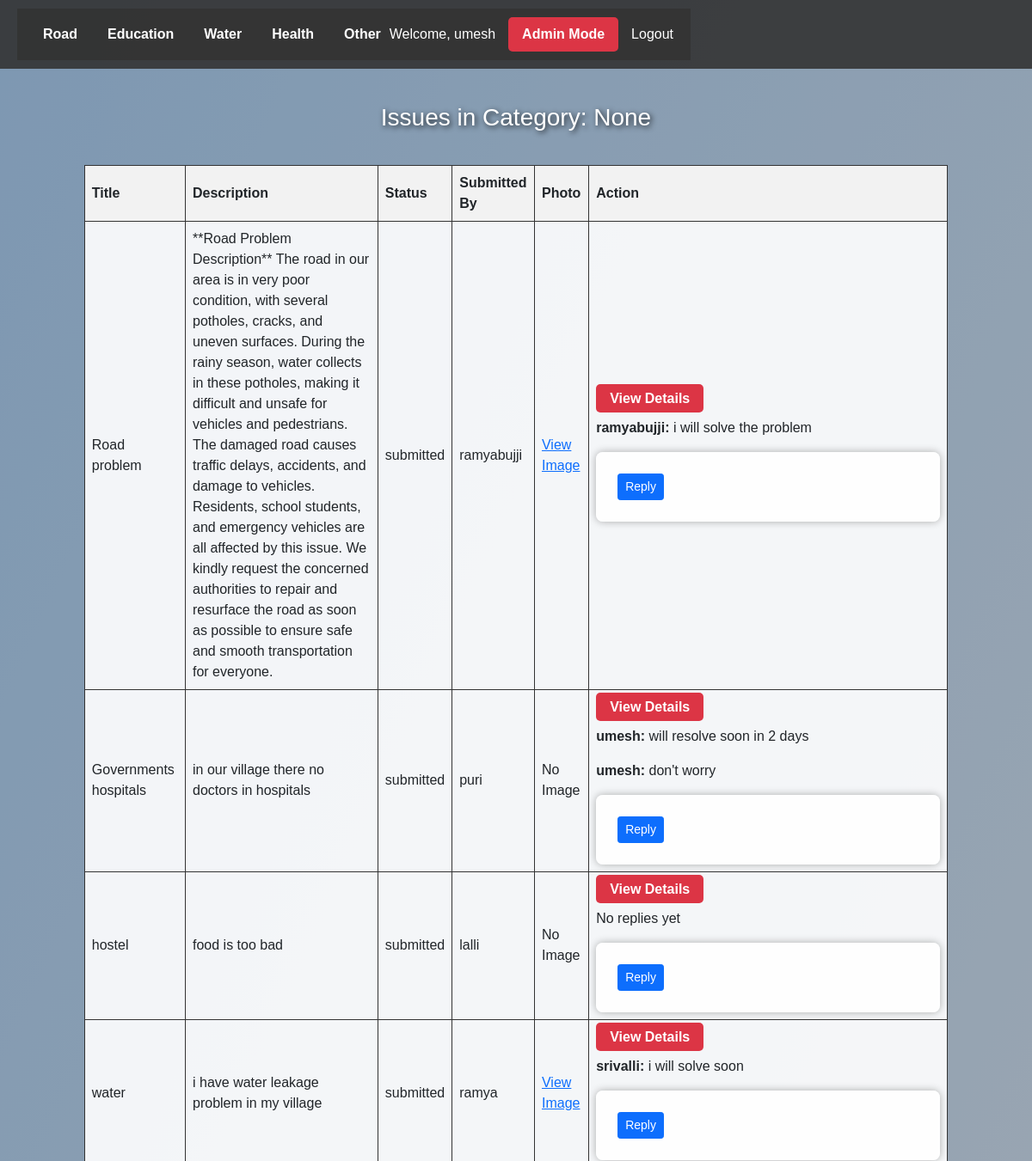
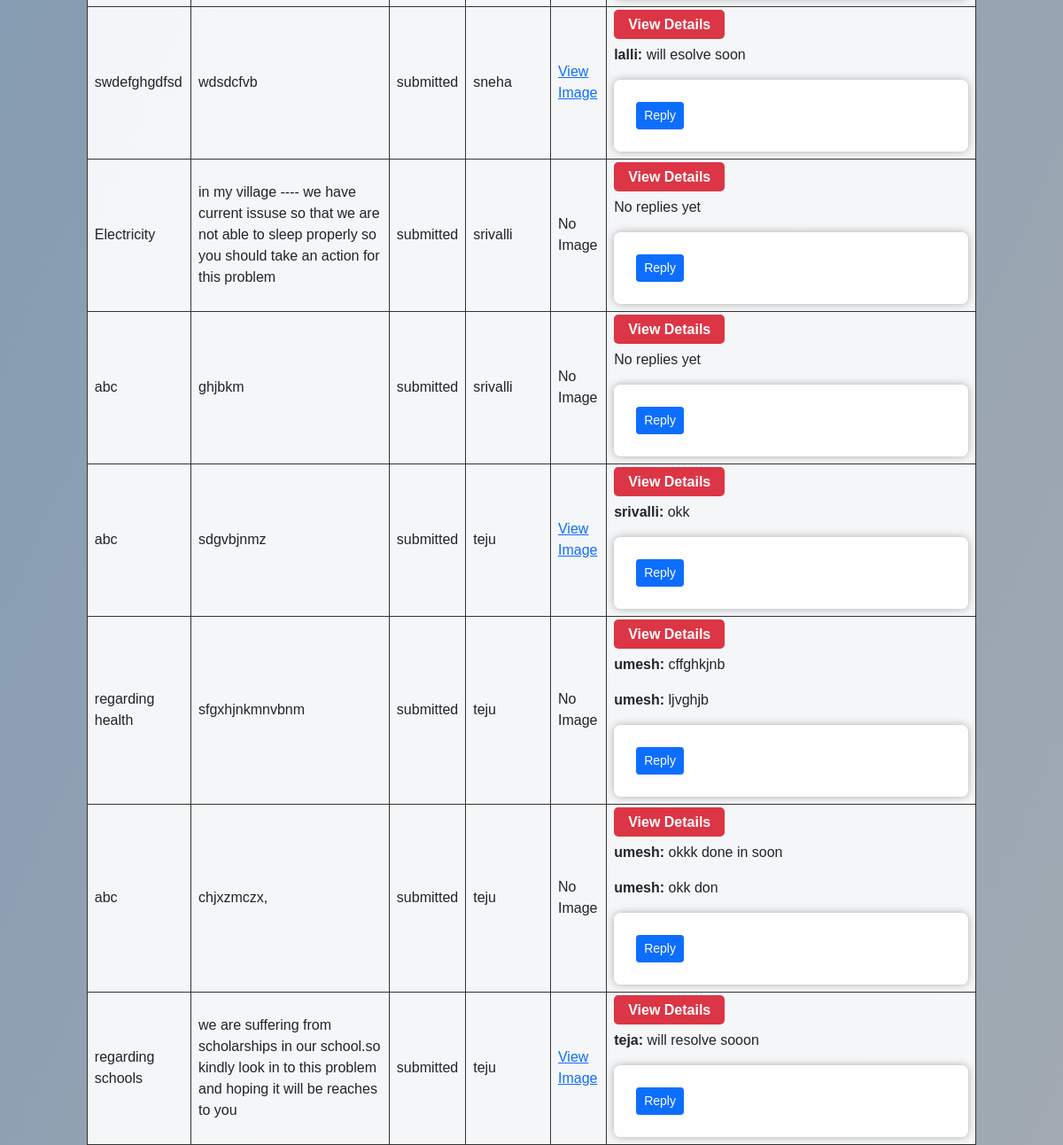
The page /home/ (signed in) on the database its author committed (2 pictures, top to bottom).
### reports/models.py (models this page shows, shortened)
class Issue(models.Model):
    CATEGORY_CHOICES = [
        ('road', 'Road'),
        ('education', 'Education'),
        ('water', 'Water'),
        ('health', 'Health'),
        ('other', 'Other'),
    ]
    STATUS_CHOICES = [
        ('submitted', 'Submitted'),
        ('in_progress', 'In Progress'),
        ('resolved', 'Resolved'),
    ]
    title = models.CharField(max_length=200)
    description = models.TextField()
    photo = models.ImageField(upload_to='issues/', blank=True, null=True)
    category = models.CharField(max_length=50, choices=CATEGORY_CHOICES)
    custom_category = models.CharField(
        max_length=100,
        blank=True,
        null=True
    )
    status = models.CharField(
        max_length=50,
        choices=STATUS_CHOICES,
        default='submitted'
    )
    created_at = models.DateTimeField(auto_now_add=True)
    submitted_by = models.ForeignKey(
        User,
        on_delete=models.CASCADE
    )
    department = models.ForeignKey(
        Department,
        on_delete=models.SET_NULL,
        null=True,
        blank=True
    )

class Reply(models.Model):
    issue = models.ForeignKey(
        Issue,
        on_delete=models.CASCADE,
        related_name="replies"
    )
    author = models.ForeignKey(
        User,
        on_delete=models.CASCADE
    )
    message = models.TextField()
    created_at = models.DateTimeField(auto_now_add=True)
    is_admin_reply = models.BooleanField(default=True)

### reports/views.py (the view)
# urls.py: path('home/', views.category_list, name='category_list'),
@login_required
def category_list(request):
    categories = Issue.CATEGORY_CHOICES
    custom_categories = (
        Issue.objects
        .exclude(custom_category__isnull=True)
        .exclude(custom_category="")
        .values_list("custom_category", flat=True)
        .distinct()
    )
    if request.method == "POST":
        form = IssueForm(request.POST, request.FILES)
        if form.is_valid():
            issue = form.save(commit=False)
            issue.submitted_by = request.user
            issue.save()
            return redirect(
                "issues_by_category",
                category=issue.get_category_display_name()
            )
    else:
        form = IssueForm()
    issues = Issue.objects.all().order_by("-created_at")
    return render(
        request,
        "reports/category_list.html",  # use category_list.html
        {
            "categories": categories,
            "custom_categories": custom_categories,
            "issues": issues,
            "selected_category": None,  # or remove this if not needed
            "form": form,
        }
    )

### templates/reports/category_list.html (shortened to what this page needs)
{% load static %}
<!DOCTYPE html>
<html>
<head>
    <link href="https://cdn.jsdelivr.net/npm/bootstrap@5.1.3/dist/css/bootstrap.min.css" rel="stylesheet">
</head>
<body>
    <header>
       <header>
    <div class="categories">
        {% for code, name in categories %}
            <a href="{% url 'issues_by_category' code %}">
                {{ name }}
            </a>
        {% endfor %}
    </div>
    <div class="auth-links">
        {% if request.user.is_authenticated %}
            <span>Welcome, {{ request.user.username }}</span>
            {% if request.user.is_superuser %}
                <a href="{% url 'category_list' %}" class="admin-btn">
                    Admin Mode
                </a>
            {% endif %}
            <a href="{% url 'logout' %}">Logout</a>
        {% else %}
            <a href="{% url 'login' %}">Login</a>
            <a href="{% url 'signup' %}">Signup</a>
            <a href="{% url 'admin_login' %}" class="admin-btn">
                Admin Panel
            </a>
        {% endif %}
    </div>
</header>
    </header>
    <div class="container">
        {% if issues %}
        <h3 style="color:#fff; text-shadow:2px 2px 6px rgba(0,0,0,0.8);">
            Issues in Category: {{ selected_category }}
        </h3>
        <table>
            <thead>
                <tr>
                    <th>Title</th><th>Description</th><th>Status</th>
                    <th>Submitted By</th><th>Photo</th><th>Action</th>
                </tr>
            </thead>
            <tbody>
                {% for issue in issues %}
                <tr>
                    <td>{{ issue.title }}</td>
                    <td>{{ issue.description }}</td>
                    <td>{{ issue.status }}</td>
                    <td>{{ issue.submitted_by.username }}</td>
                    <td>
                        {% if issue.photo %}
                          <a href="{{ issue.photo.url }}" target="_blank">View Image</a>
                        {% else %}
                          No Image
                        {% endif %}
                    </td>
                     <td>
        <a href="{% url 'issue_detail' issue.id %}" class="admin-btn">
            View Details
        </a>
    <div style="margin-top:10px;">
        {% if issue.replies.exists %}
            {% for reply in issue.replies.all %}
                <p><strong>{{ reply.author.username }}:</strong> {{ reply.message }}</p>
            {% endfor %}
        {% else %}
            <p>No replies yet</p>
        {% endif %}
    </div>
    {% if request.user.is_superuser %}
        <form method="post" style="margin-top:10px;">
            <button type="submit" class="btn btn-sm btn-primary">Reply</button>
        </form>
    {% endif %}
</td>
                </tr>
                {% endfor %}
            </tbody>
        </table>
        {% endif %}
    </div>
</body>
</html>

### rows shown on the page
Issue: title "Road problem", description "**Road Problem Description** The road in our area is in very poor condition, with several potholes, cracks, and uneven surfaces. During the rainy season, water collects in these potholes, making it difficult and unsafe for vehicles and pedestrians. The damaged road causes traffic delays, accidents, and damage to vehicles. Residents, school students, and emergency vehicles are all affected by this issue. We kindly request the concerned authorities to repair and resurface the road as soon as possible to ensure safe and smooth transportation for everyone.", status "submitted", submitted_by.username "ramyabujji"
Reply: author.username "ramyabujji", message "i will solve the problem"
Issue: title "Governments hospitals", description "in our village there no doctors in hospitals", status "submitted", submitted_by.username "puri", photo "No Image"
Reply: author.username "umesh", message "will resolve soon in 2 days"
Reply: author.username "umesh", message "don't worry"
Issue: title "hostel", description "food is too bad", status "submitted", submitted_by.username "lalli", photo "No Image", shows "No replies yet"
Issue: title "water", description "i have water leakage problem in my village", status "submitted", submitted_by.username "ramya"
Reply: author.username "srivalli", message "i will solve soon"
Issue: title "swdefghgdfsd", description "wdsdcfvb", status "submitted", submitted_by.username "sneha"
Reply: author.username "lalli", message "will esolve soon"
Issue: title "Electricity", description "in my village ---- we have current issuse so that we are not able to sleep properly so you should take an action for this problem", status "submitted", submitted_by.username "srivalli", photo "No Image", shows "No replies yet"
Issue: title "abc", description "ghjbkm", status "submitted", submitted_by.username "srivalli", photo "No Image", shows "No replies yet"
Issue: title "abc", description "sdgvbjnmz", status "submitted", submitted_by.username "teju"
Reply: author.username "srivalli", message "okk"
Issue: title "regarding health", description "sfgxhjnkmnvbnm", status "submitted", submitted_by.username "teju", photo "No Image"
Reply: author.username "umesh", message "cffghkjnb"
Reply: author.username "umesh", message "ljvghjb"
Issue: title "abc", description "chjxzmczx,", status "submitted", submitted_by.username "teju", photo "No Image"
Reply: author.username "umesh", message "okkk done in soon"
Reply: author.username "umesh", message "okk don"
Issue: title "regarding schools", description "we are suffering from scholarships in our school.so kindly look in to this problem and hoping it will be reaches to you", status "submitted", submitted_by.username "teju"
Reply: author.username "teja", message "will resolve sooon"

### other values the page prints
{{ name }} "Road" "Education" "Water" "Health" "Other"
{{ request.user.username }} "umesh"
{{ selected_category }} "None"
